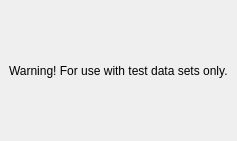
<?xml version="1.0" encoding="UTF-8"?>
<ui version="4.0">
 <class>IndexUpdaterDockWidgetBase</class>
 <widget class="QDockWidget" name="IndexUpdaterDockWidgetBase">
  <property name="geometry">
   <rect>
    <x>0</x>
    <y>0</y>
    <width>232</width>
    <height>141</height>
   </rect>
  </property>
  <property name="windowTitle">
   <string>Index Updater</string>
  </property>
  <widget class="QWidget" name="dockWidgetContents">
   <layout class="QGridLayout" name="gridLayout">
    <item row="0" column="0">
     <widget class="QLabel" name="label">
      <property name="text">
       <string>Warning! For use with test data sets only.</string>
      </property>
     </widget>
    </item>
   </layout>
  </widget>
 </widget>
 <resources/>
 <connections/>
</ui>
